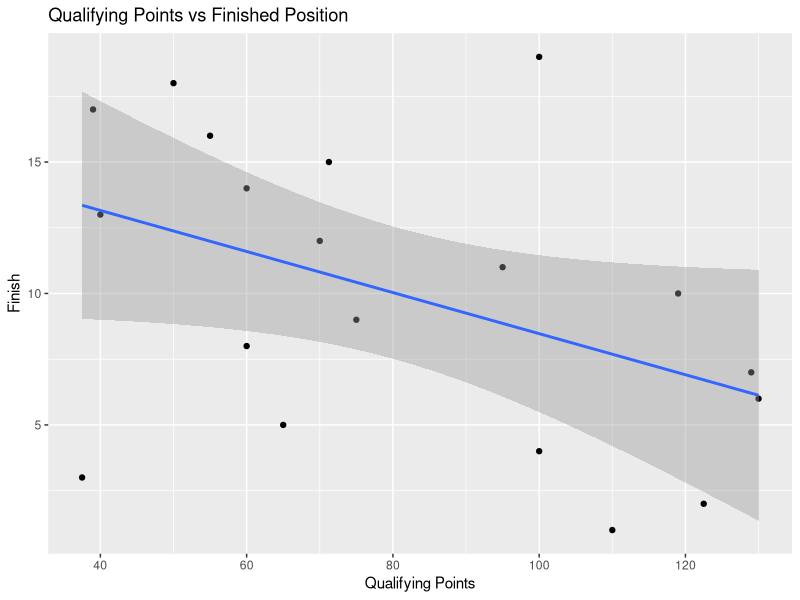
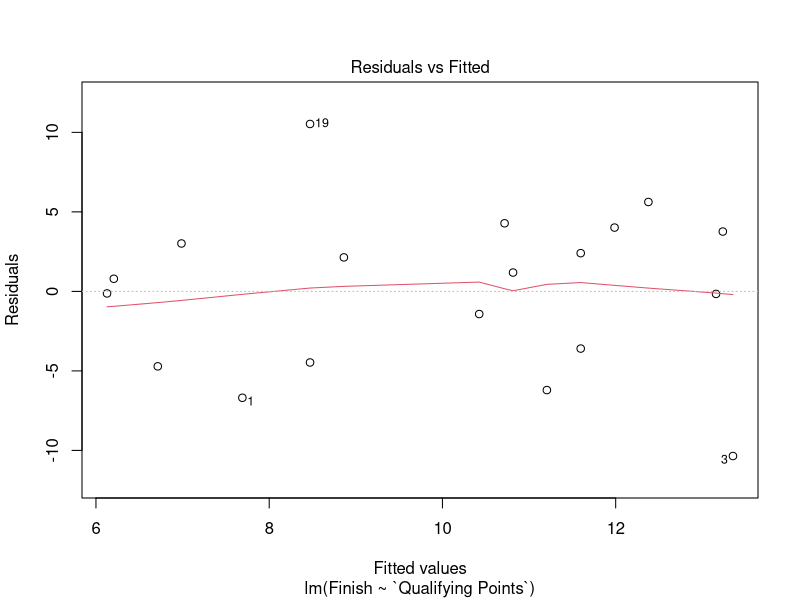
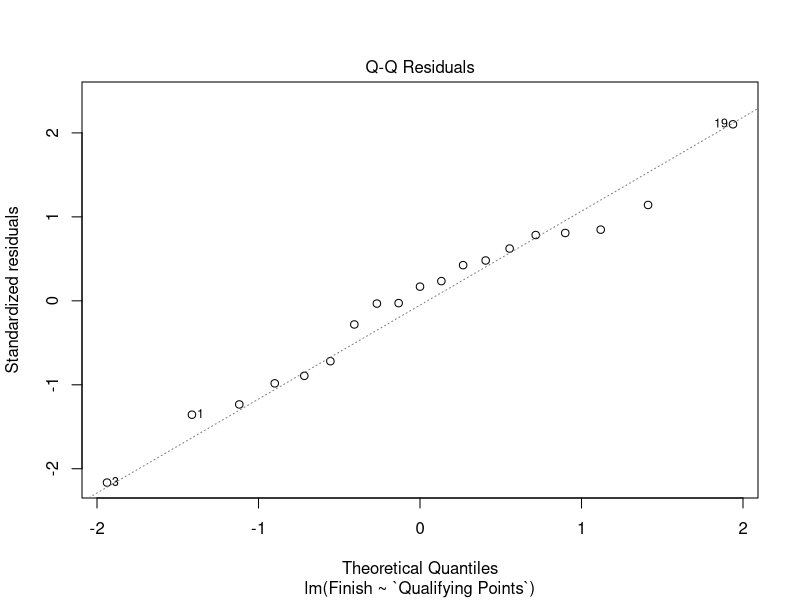
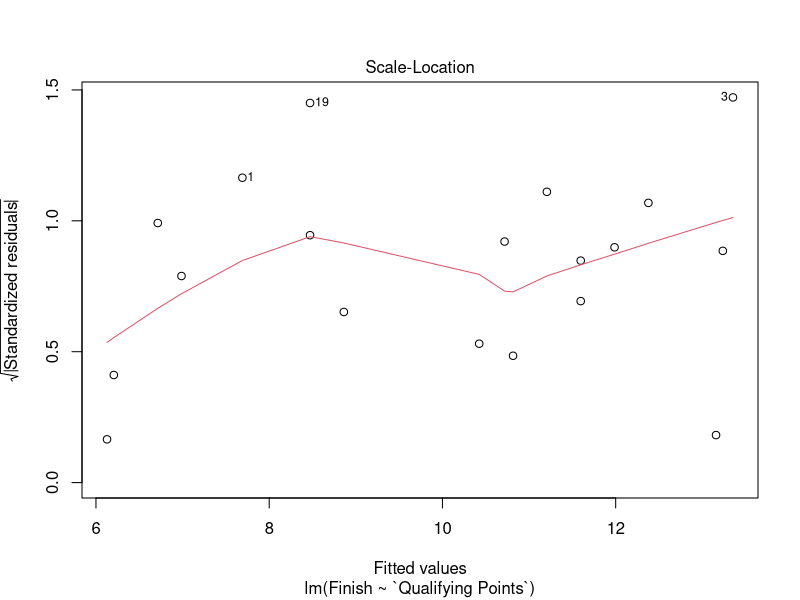
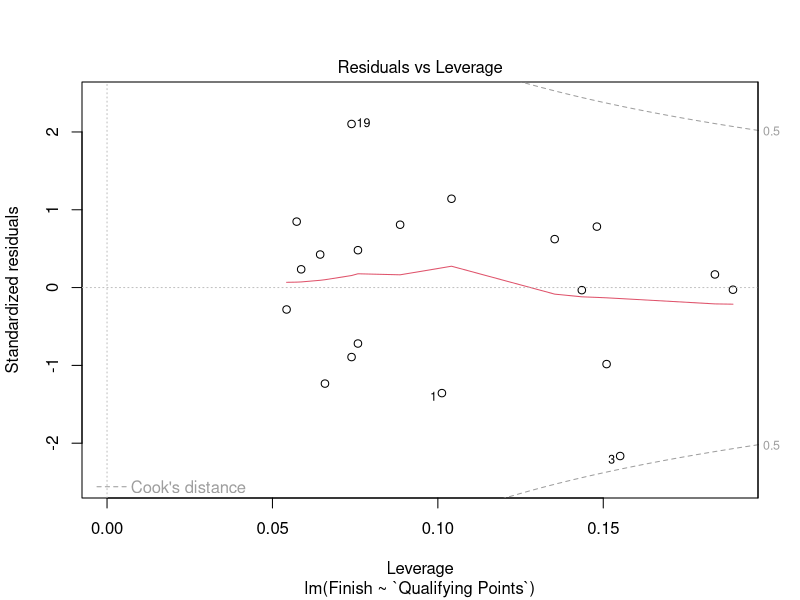

Here is the R script that generated these plots, in order:
## ---- chunk 1
library(readr)
library(ggplot2)
horseRacing <- read_csv("horseRacing.csv", 
    col_types = cols(Finish = col_number(), 
        `Qualifying Points` = col_number()))
## ---- chunk 2
ggplot(data = horseRacing, aes(x = `Qualifying Points`, y = Finish)) +
  geom_point() +
  geom_smooth(method = lm) +
  labs(title = "Qualifying Points vs Finished Position")
## ---- chunk 3
cor_coef <- cor(horseRacing$`Qualifying Points`, horseRacing$Finish)
cor_coef
## ---- chunk 4
model <- lm(Finish ~ `Qualifying Points`, data = horseRacing)
plot(model)
